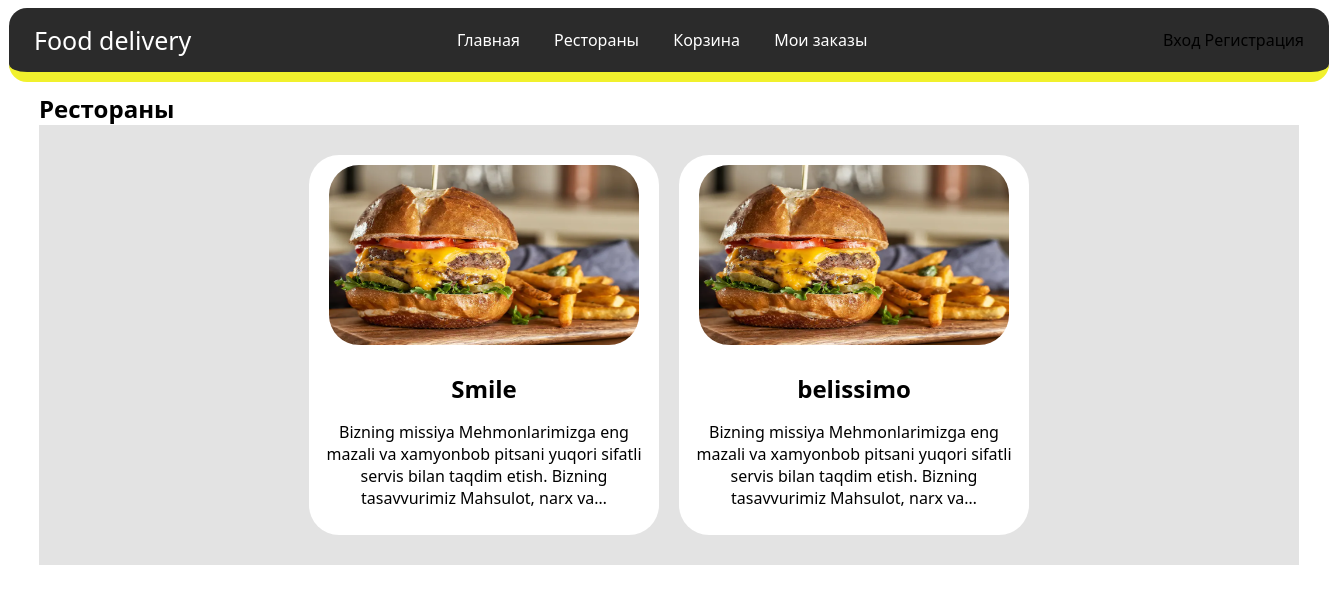
The app's page /restaurants with its own data.
### foods/models.py (models this page shows, shortened)
class RestaurantsModel(models.Model):
    name = models.CharField(max_length=250)
    description = models.TextField(max_length=500)
    phone = models.CharField(max_length=200)
    adress = models.CharField(max_length=250)
    image = models.ImageField(upload_to='images', null=True, blank=True, default='images/default.webp')

### foods/views.py (the view)
# urls.py: path('restaurants', views.restaurants_page, name="restaurants_page"),
def restaurants_page(request):
    restaurants = RestaurantsModel.objects.all()
    context = {'restaurants':restaurants}
    return render(request, "foods/restaurants.html", context)

### foods/templates/foods/restaurants.html
{% extends 'foods/base.html' %}
{% block content %}
<h2>Рестораны </h2>
<div class="restaurants">
    {% for i in restaurants %}
            <a href="{% url 'menu' restaurant_pk=i.pk %}">
                <div class="restaurant" >
                    <div>
                        <img class="product-image" src="/media/{{i.image}}" alt="product-img">
                    </div>
                    <br>
                    <div>
                        <h2>{{i.name}}</h2>
                        <p>{{i.description|truncatechars:150}}</p>
                    </div>
                </div>
            </a>
    {% endfor %}
</div>
{% endblock %}

### foods/static/foods/style.css (style rules this page uses)
* { box-sizing: border-box; font-family: 'Segoe UI', Tahoma, Geneva, Verdana, sans-serif; }
h2, h1 { margin: 0; padding: 0; }
.restaurants, .products { display: flex; flex-wrap: wrap; justify-content: center; align-items: center; margin-top: 0px; padding-top:20px; padding-bottom:20px; background-color: rgb(227, 227, 227); }
.restaurant, .product { width: 350px; margin: 10px; padding: 10px; text-align: center; background-color: #ffffff; border-radius: 30px ; }
.product-image { width: 310px; height: 180px; border-radius: 30px; }
a { text-decoration: none; color: black; }

### records on screen
RestaurantsModel: image (placeholder picture), name "Smile", description "Bizning missiya Mehmonlarimizga eng mazali va xamyonbob pitsani yuqori sifatli servis bilan taqdim etish. Bizning tasavvurimiz Mahsulot, narx va…"
RestaurantsModel: image (placeholder picture), name "belissimo", description "Bizning missiya Mehmonlarimizga eng mazali va xamyonbob pitsani yuqori sifatli servis bilan taqdim etish. Bizning tasavvurimiz Mahsulot, narx va…"
